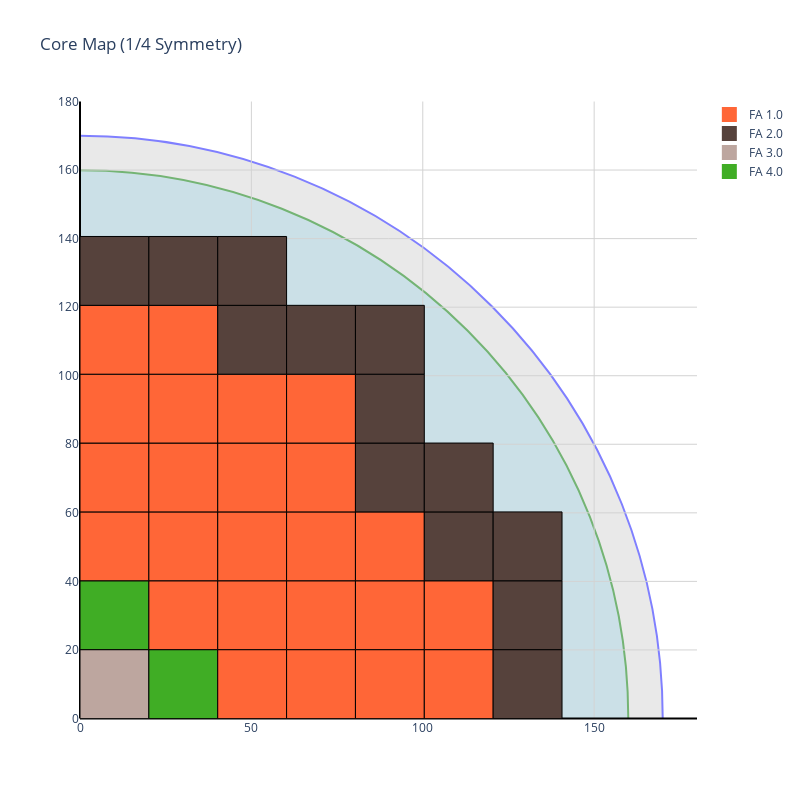

The notebook cell saved with this chart:
### Code cell
# Usage Implementation of the Reactor Core Visualizer

params = info_reader("input.txt")
# analysis = core_reader("map_input_str.txt")
analysis = core_reader("map_input.txt")
CoreMapVisualizer(analysis, params)

### Figure 1 — Plotly figure (JSON) as saved in the notebook; plotly's stock layout.template omitted (floating-point values rounded to 4 significant figures)
{"data": [{"marker": {"color": "#ff6637", "size": 15, "symbol": "square"}, "mode": "markers", "name": "FA 1.0", "showlegend": true, "type": "scatter", "x": [null], "y": [null]}, {"marker": {"color": "#56423c", "size": 15, "symbol": "square"}, "mode": "markers", "name": "FA 2.0", "showlegend": true, "type": "scatter", "x": [null], "y": [null]}, {"marker": {"color": "#bda69f", "size": 15, "symbol": "square"}, "mode": "markers", "name": "FA 3.0", "showlegend": true, "type": "scatter", "x": [null], "y": [null]}, {"marker": {"color": "#40ad25", "size": 15, "symbol": "square"}, "mode": "markers", "name": "FA 4.0", "showlegend": true, "type": "scatter", "x": [null], "y": [null]}], "layout": {"height": 800, "plot_bgcolor": "white", "shapes": [{"fillcolor": "lightgrey", "layer": "below", "line": {"color": "blue", "width": 2}, "opacity": 0.5, "type": "circle", "x0": -170, "x1": 170, "y0": -170, "y1": 170}, {"fillcolor": "lightblue", "layer": "below", "line": {"color": "green", "width": 2}, "opacity": 0.5, "type": "circle", "x0": -160.0, "x1": 160.0, "y0": -160.0, "y1": 160.0}, {"fillcolor": "#bda69f", "line": {"color": "black", "width": 1}, "opacity": 1, "type": "rect", "x0": 0, "x1": 20.09, "y0": 0, "y1": 20.09}, {"fillcolor": "#40ad25", "line": {"color": "black", "width": 1}, "opacity": 1, "type": "rect", "x0": 20.09, "x1": 40.18, "y0": 0, "y1": 20.09}, {"fillcolor": "#ff6637", "line": {"color": "black", "width": 1}, "opacity": 1, "type": "rect", "x0": 40.18, "x1": 60.27, "y0": 0, "y1": 20.09}, {"fillcolor": "#ff6637", "line": {"color": "black", "width": 1}, "opacity": 1, "type": "rect", "x0": 60.27, "x1": 80.36, "y0": 0, "y1": 20.09}, {"fillcolor": "#ff6637", "line": {"color": "black", "width": 1}, "opacity": 1, "type": "rect", "x0": 80.36, "x1": 100.4, "y0": 0, "y1": 20.09}, {"fillcolor": "#ff6637", "line": {"color": "black", "width": 1}, "opacity": 1, "type": "rect", "x0": 100.4, "x1": 120.5, "y0": 0, "y1": 20.09}, {"fillcolor": "#56423c", "line": {"color": "black", "width": 1}, "opacity": 1, "type": "rect", "x0": 120.5, "x1": 140.6, "y0": 0, "y1": 20.09}, {"fillcolor": "#40ad25", "line": {"color": "black", "width": 1}, "opacity": 1, "type": "rect", "x0": 0, "x1": 20.09, "y0": 20.09, "y1": 40.18}, {"fillcolor": "#ff6637", "line": {"color": "black", "width": 1}, "opacity": 1, "type": "rect", "x0": 20.09, "x1": 40.18, "y0": 20.09, "y1": 40.18}, {"fillcolor": "#ff6637", "line": {"color": "black", "width": 1}, "opacity": 1, "type": "rect", "x0": 40.18, "x1": 60.27, "y0": 20.09, "y1": 40.18}, {"fillcolor": "#ff6637", "line": {"color": "black", "width": 1}, "opacity": 1, "type": "rect", "x0": 60.27, "x1": 80.36, "y0": 20.09, "y1": 40.18}, {"fillcolor": "#ff6637", "line": {"color": "black", "width": 1}, "opacity": 1, "type": "rect", "x0": 80.36, "x1": 100.4, "y0": 20.09, "y1": 40.18}, {"fillcolor": "#ff6637", "line": {"color": "black", "width": 1}, "opacity": 1, "type": "rect", "x0": 100.4, "x1": 120.5, "y0": 20.09, "y1": 40.18}, {"fillcolor": "#56423c", "line": {"color": "black", "width": 1}, "opacity": 1, "type": "rect", "x0": 120.5, "x1": 140.6, "y0": 20.09, "y1": 40.18}, {"fillcolor": "#ff6637", "line": {"color": "black", "width": 1}, "opacity": 1, "type": "rect", "x0": 0, "x1": 20.09, "y0": 40.18, "y1": 60.27}, {"fillcolor": "#ff6637", "line": {"color": "black", "width": 1}, "opacity": 1, "type": "rect", "x0": 20.09, "x1": 40.18, "y0": 40.18, "y1": 60.27}, {"fillcolor": "#ff6637", "line": {"color": "black", "width": 1}, "opacity": 1, "type": "rect", "x0": 40.18, "x1": 60.27, "y0": 40.18, "y1": 60.27}, {"fillcolor": "#ff6637", "line": {"color": "black", "width": 1}, "opacity": 1, "type": "rect", "x0": 60.27, "x1": 80.36, "y0": 40.18, "y1": 60.27}, {"fillcolor": "#ff6637", "line": {"color": "black", "width": 1}, "opacity": 1, "type": "rect", "x0": 80.36, "x1": 100.4, "y0": 40.18, "y1": 60.27}, {"fillcolor": "#56423c", "line": {"color": "black", "width": 1}, "opacity": 1, "type": "rect", "x0": 100.4, "x1": 120.5, "y0": 40.18, "y1": 60.27}, {"fillcolor": "#56423c", "line": {"color": "black", "width": 1}, "opacity": 1, "type": "rect", "x0": 120.5, "x1": 140.6, "y0": 40.18, "y1": 60.27}, {"fillcolor": "#ff6637", "line": {"color": "black", "width": 1}, "opacity": 1, "type": "rect", "x0": 0, "x1": 20.09, "y0": 60.27, "y1": 80.36}, {"fillcolor": "#ff6637", "line": {"color": "black", "width": 1}, "opacity": 1, "type": "rect", "x0": 20.09, "x1": 40.18, "y0": 60.27, "y1": 80.36}, {"fillcolor": "#ff6637", "line": {"color": "black", "width": 1}, "opacity": 1, "type": "rect", "x0": 40.18, "x1": 60.27, "y0": 60.27, "y1": 80.36}, {"fillcolor": "#ff6637", "line": {"color": "black", "width": 1}, "opacity": 1, "type": "rect", "x0": 60.27, "x1": 80.36, "y0": 60.27, "y1": 80.36}, {"fillcolor": "#56423c", "line": {"color": "black", "width": 1}, "opacity": 1, "type": "rect", "x0": 80.36, "x1": 100.4, "y0": 60.27, "y1": 80.36}, {"fillcolor": "#56423c", "line": {"color": "black", "width": 1}, "opacity": 1, "type": "rect", "x0": 100.4, "x1": 120.5, "y0": 60.27, "y1": 80.36}, {"fillcolor": "#ff6637", "line": {"color": "black", "width": 1}, "opacity": 1, "type": "rect", "x0": 0, "x1": 20.09, "y0": 80.36, "y1": 100.4}, {"fillcolor": "#ff6637", "line": {"color": "black", "width": 1}, "opacity": 1, "type": "rect", "x0": 20.09, "x1": 40.18, "y0": 80.36, "y1": 100.4}, {"fillcolor": "#ff6637", "line": {"color": "black", "width": 1}, "opacity": 1, "type": "rect", "x0": 40.18, "x1": 60.27, "y0": 80.36, "y1": 100.4}, {"fillcolor": "#ff6637", "line": {"color": "black", "width": 1}, "opacity": 1, "type": "rect", "x0": 60.27, "x1": 80.36, "y0": 80.36, "y1": 100.4}, {"fillcolor": "#56423c", "line": {"color": "black", "width": 1}, "opacity": 1, "type": "rect", "x0": 80.36, "x1": 100.4, "y0": 80.36, "y1": 100.4}, {"fillcolor": "#ff6637", "line": {"color": "black", "width": 1}, "opacity": 1, "type": "rect", "x0": 0, "x1": 20.09, "y0": 100.4, "y1": 120.5}, {"fillcolor": "#ff6637", "line": {"color": "black", "width": 1}, "opacity": 1, "type": "rect", "x0": 20.09, "x1": 40.18, "y0": 100.4, "y1": 120.5}, {"fillcolor": "#56423c", "line": {"color": "black", "width": 1}, "opacity": 1, "type": "rect", "x0": 40.18, "x1": 60.27, "y0": 100.4, "y1": 120.5}, {"fillcolor": "#56423c", "line": {"color": "black", "width": 1}, "opacity": 1, "type": "rect", "x0": 60.27, "x1": 80.36, "y0": 100.4, "y1": 120.5}, {"fillcolor": "#56423c", "line": {"color": "black", "width": 1}, "opacity": 1, "type": "rect", "x0": 80.36, "x1": 100.4, "y0": 100.4, "y1": 120.5}, {"fillcolor": "#56423c", "line": {"color": "black", "width": 1}, "opacity": 1, "type": "rect", "x0": 0, "x1": 20.09, "y0": 120.5, "y1": 140.6}, {"fillcolor": "#56423c", "line": {"color": "black", "width": 1}, "opacity": 1, "type": "rect", "x0": 20.09, "x1": 40.18, "y0": 120.5, "y1": 140.6}, {"fillcolor": "#56423c", "line": {"color": "black", "width": 1}, "opacity": 1, "type": "rect", "x0": 40.18, "x1": 60.27, "y0": 120.5, "y1": 140.6}], "showlegend": true, "title": {"text": "Core Map (1/4 Symmetry)"}, "width": 800, "xaxis": {"constrain": "domain", "gridcolor": "lightgrey", "range": [0, 180], "scaleanchor": "y", "scaleratio": 1, "zeroline": true, "zerolinecolor": "black", "zerolinewidth": 2}, "yaxis": {"constrain": "domain", "gridcolor": "lightgrey", "range": [0, 180], "zeroline": true, "zerolinecolor": "black", "zerolinewidth": 2}}}
